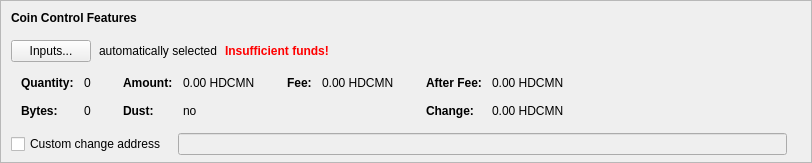
    <widget class="QFrame" name="frameCoinControl">
     <property name="sizePolicy">
      <sizepolicy hsizetype="Expanding" vsizetype="Expanding">
       <horstretch>0</horstretch>
       <verstretch>0</verstretch>
      </sizepolicy>
     </property>
     <property name="maximumSize">
      <size>
       <width>16777215</width>
       <height>16777215</height>
      </size>
     </property>
     <property name="frameShape">
      <enum>QFrame::StyledPanel</enum>
     </property>
     <property name="frameShadow">
      <enum>QFrame::Sunken</enum>
     </property>
     <layout class="QVBoxLayout" name="verticalLayoutCoinControl2">
      <property name="spacing">
       <number>0</number>
      </property>
      <property name="leftMargin">
       <number>0</number>
      </property>
      <property name="topMargin">
       <number>0</number>
      </property>
      <property name="rightMargin">
       <number>0</number>
      </property>
      <property name="bottomMargin">
       <number>6</number>
      </property>
      <item>
       <layout class="QVBoxLayout" name="verticalLayoutCoinControl" stretch="0,0,0,0,1">
        <property name="spacing">
         <number>0</number>
        </property>
        <property name="leftMargin">
         <number>10</number>
        </property>
        <property name="topMargin">
         <number>10</number>
        </property>
        <item>
         <layout class="QHBoxLayout" name="horizontalLayoutCoinControl1">
          <property name="bottomMargin">
           <number>15</number>
          </property>
          <item>
           <widget class="QLabel" name="labelCoinControlFeatures">
            <property name="sizePolicy">
             <sizepolicy hsizetype="Preferred" vsizetype="Maximum">
              <horstretch>0</horstretch>
              <verstretch>0</verstretch>
             </sizepolicy>
            </property>
            <property name="font">
             <font>
              <weight>75</weight>
              <bold>true</bold>
             </font>
            </property>
            <property name="styleSheet">
             <string notr="true">font-weight:bold;</string>
            </property>
            <property name="text">
             <string>Coin Control Features</string>
            </property>
           </widget>
          </item>
         </layout>
        </item>
        <item>
         <layout class="QHBoxLayout" name="horizontalLayoutCoinControl2" stretch="0,0,0,0">
          <property name="spacing">
           <number>8</number>
          </property>
          <property name="bottomMargin">
           <number>10</number>
          </property>
          <item>
           <widget class="QPushButton" name="pushButtonCoinControl">
            <property name="styleSheet">
             <string notr="true"/>
            </property>
            <property name="text">
             <string>Inputs...</string>
            </property>
            <property name="autoDefault">
             <bool>false</bool>
            </property>
           </widget>
          </item>
          <item>
           <widget class="QLabel" name="labelCoinControlAutomaticallySelected">
            <property name="text">
             <string>automatically selected</string>
            </property>
            <property name="margin">
             <number>5</number>
            </property>
           </widget>
          </item>
          <item>
           <widget class="QLabel" name="labelCoinControlInsuffFunds">
            <property name="font">
             <font>
              <weight>75</weight>
              <bold>true</bold>
             </font>
            </property>
            <property name="styleSheet">
             <string notr="true">color:red;font-weight:bold;</string>
            </property>
            <property name="text">
             <string>Insufficient funds!</string>
            </property>
            <property name="margin">
             <number>5</number>
            </property>
           </widget>
          </item>
          <item>
           <spacer name="horizontalSpacerCoinControl">
            <property name="orientation">
             <enum>Qt::Horizontal</enum>
            </property>
            <property name="sizeHint" stdset="0">
             <size>
              <width>40</width>
              <height>1</height>
             </size>
            </property>
           </spacer>
          </item>
         </layout>
        </item>
        <item>
         <widget class="QWidget" name="widgetCoinControl" native="true">
          <property name="sizePolicy">
           <sizepolicy hsizetype="Preferred" vsizetype="Preferred">
            <horstretch>0</horstretch>
            <verstretch>0</verstretch>
           </sizepolicy>
          </property>
          <property name="minimumSize">
           <size>
            <width>0</width>
            <height>0</height>
           </size>
          </property>
          <property name="styleSheet">
           <string notr="true"/>
          </property>
          <layout class="QHBoxLayout" name="horizontalLayoutCoinControl5">
           <property name="leftMargin">
            <number>0</number>
           </property>
           <property name="topMargin">
            <number>0</number>
           </property>
           <property name="rightMargin">
            <number>0</number>
           </property>
           <property name="bottomMargin">
            <number>0</number>
           </property>
           <item>
            <layout class="QHBoxLayout" name="horizontalLayoutCoinControl3" stretch="0,0,0,1">
             <property name="spacing">
              <number>20</number>
             </property>
             <property name="topMargin">
              <number>0</number>
             </property>
             <property name="bottomMargin">
              <number>10</number>
             </property>
             <item>
              <layout class="QFormLayout" name="formLayoutCoinControl1">
               <property name="horizontalSpacing">
                <number>10</number>
               </property>
               <property name="verticalSpacing">
                <number>14</number>
               </property>
               <property name="leftMargin">
                <number>10</number>
               </property>
               <property name="topMargin">
                <number>4</number>
               </property>
               <property name="rightMargin">
                <number>6</number>
               </property>
               <item row="0" column="0">
                <widget class="QLabel" name="labelCoinControlQuantityText">
                 <property name="font">
                  <font>
                   <weight>75</weight>
                   <bold>true</bold>
                  </font>
                 </property>
                 <property name="text">
                  <string>Quantity:</string>
                 </property>
                 <property name="margin">
                  <number>0</number>
                 </property>
                </widget>
               </item>
               <item row="0" column="1">
                <widget class="QLabel" name="labelCoinControlQuantity">
                 <property name="cursor">
                  <cursorShape>IBeamCursor</cursorShape>
                 </property>
                 <property name="contextMenuPolicy">
                  <enum>Qt::ActionsContextMenu</enum>
                 </property>
                 <property name="text">
                  <string notr="true">0</string>
                 </property>
                 <property name="margin">
                  <number>0</number>
                 </property>
                 <property name="textInteractionFlags">
                  <set>Qt::LinksAccessibleByMouse|Qt::TextSelectableByKeyboard|Qt::TextSelectableByMouse</set>
                 </property>
                </widget>
               </item>
               <item row="1" column="0">
                <widget class="QLabel" name="labelCoinControlBytesText">
                 <property name="font">
                  <font>
                   <weight>75</weight>
                   <bold>true</bold>
                  </font>
                 </property>
                 <property name="text">
                  <string>Bytes:</string>
                 </property>
                </widget>
               </item>
               <item row="1" column="1">
                <widget class="QLabel" name="labelCoinControlBytes">
                 <property name="cursor">
                  <cursorShape>IBeamCursor</cursorShape>
                 </property>
                 <property name="contextMenuPolicy">
                  <enum>Qt::ActionsContextMenu</enum>
                 </property>
                 <property name="text">
                  <string notr="true">0</string>
                 </property>
                 <property name="textInteractionFlags">
                  <set>Qt::LinksAccessibleByMouse|Qt::TextSelectableByKeyboard|Qt::TextSelectableByMouse</set>
                 </property>
                </widget>
               </item>
              </layout>
             </item>
             <item>
              <layout class="QFormLayout" name="formLayoutCoinControl2">
               <property name="horizontalSpacing">
                <number>10</number>
               </property>
               <property name="verticalSpacing">
                <number>14</number>
               </property>
               <property name="leftMargin">
                <number>6</number>
               </property>
               <property name="topMargin">
                <number>4</number>
               </property>
               <property name="rightMargin">
                <number>6</number>
               </property>
               <item row="0" column="0">
                <widget class="QLabel" name="labelCoinControlAmountText">
                 <property name="font">
                  <font>
                   <weight>75</weight>
                   <bold>true</bold>
                  </font>
                 </property>
                 <property name="text">
                  <string>Amount:</string>
                 </property>
                 <property name="margin">
                  <number>0</number>
                 </property>
                </widget>
               </item>
               <item row="0" column="1">
                <widget class="QLabel" name="labelCoinControlAmount">
                 <property name="cursor">
                  <cursorShape>IBeamCursor</cursorShape>
                 </property>
                 <property name="contextMenuPolicy">
                  <enum>Qt::ActionsContextMenu</enum>
                 </property>
                 <property name="text">
                  <string notr="true">0.00 HDCMN</string>
                 </property>
                 <property name="textInteractionFlags">
                  <set>Qt::LinksAccessibleByMouse|Qt::TextSelectableByKeyboard|Qt::TextSelectableByMouse</set>
                 </property>
                </widget>
               </item>
               <item row="1" column="0">
                <widget class="QLabel" name="labelCoinControlLowOutputText">
                 <property name="font">
                  <font>
                   <weight>75</weight>
                   <bold>true</bold>
                  </font>
                 </property>
                 <property name="text">
                  <string>Dust:</string>
                 </property>
                </widget>
               </item>
               <item row="1" column="1">
                <widget class="QLabel" name="labelCoinControlLowOutput">
                 <property name="cursor">
                  <cursorShape>IBeamCursor</cursorShape>
                 </property>
                 <property name="contextMenuPolicy">
                  <enum>Qt::ActionsContextMenu</enum>
                 </property>
                 <property name="text">
                  <string notr="true">no</string>
                 </property>
                 <property name="textInteractionFlags">
                  <set>Qt::LinksAccessibleByMouse|Qt::TextSelectableByKeyboard|Qt::TextSelectableByMouse</set>
                 </property>
                </widget>
               </item>
              </layout>
             </item>
             <item>
              <layout class="QFormLayout" name="formLayoutCoinControl3">
               <property name="horizontalSpacing">
                <number>10</number>
               </property>
               <property name="verticalSpacing">
                <number>14</number>
               </property>
               <property name="leftMargin">
                <number>6</number>
               </property>
               <property name="topMargin">
                <number>4</number>
               </property>
               <property name="rightMargin">
                <number>6</number>
               </property>
               <item row="0" column="0">
                <widget class="QLabel" name="labelCoinControlFeeText">
                 <property name="font">
                  <font>
                   <weight>75</weight>
                   <bold>true</bold>
                  </font>
                 </property>
                 <property name="text">
                  <string>Fee:</string>
                 </property>
                 <property name="margin">
                  <number>0</number>
                 </property>
                </widget>
               </item>
               <item row="0" column="1">
                <widget class="QLabel" name="labelCoinControlFee">
                 <property name="cursor">
                  <cursorShape>IBeamCursor</cursorShape>
                 </property>
                 <property name="contextMenuPolicy">
                  <enum>Qt::ActionsContextMenu</enum>
                 </property>
                 <property name="text">
                  <string notr="true">0.00 HDCMN</string>
                 </property>
                 <property name="textInteractionFlags">
                  <set>Qt::LinksAccessibleByMouse|Qt::TextSelectableByKeyboard|Qt::TextSelectableByMouse</set>
                 </property>
                </widget>
               </item>
             </layout>
             </item>
             <item>
              <layout class="QFormLayout" name="formLayoutCoinControl4">
               <property name="horizontalSpacing">
                <number>10</number>
               </property>
               <property name="verticalSpacing">
                <number>14</number>
               </property>
               <property name="leftMargin">
                <number>6</number>
               </property>
               <property name="topMargin">
                <number>4</number>
               </property>
               <property name="rightMargin">
                <number>6</number>
               </property>
               <item row="0" column="0">
                <widget class="QLabel" name="labelCoinControlAfterFeeText">
                 <property name="font">
                  <font>
                   <weight>75</weight>
                   <bold>true</bold>
                  </font>
                 </property>
                 <property name="text">
                  <string>After Fee:</string>
                 </property>
                 <property name="margin">
                  <number>0</number>
                 </property>
                </widget>
               </item>
               <item row="0" column="1">
                <widget class="QLabel" name="labelCoinControlAfterFee">
                 <property name="cursor">
                  <cursorShape>IBeamCursor</cursorShape>
                 </property>
                 <property name="contextMenuPolicy">
                  <enum>Qt::ActionsContextMenu</enum>
                 </property>
                 <property name="text">
                  <string notr="true">0.00 HDCMN</string>
                 </property>
                 <property name="textInteractionFlags">
                  <set>Qt::LinksAccessibleByMouse|Qt::TextSelectableByKeyboard|Qt::TextSelectableByMouse</set>
                 </property>
                </widget>
               </item>
               <item row="1" column="0">
                <widget class="QLabel" name="labelCoinControlChangeText">
                 <property name="font">
                  <font>
                   <weight>75</weight>
                   <bold>true</bold>
                  </font>
                 </property>
                 <property name="text">
                  <string>Change:</string>
                 </property>
                </widget>
               </item>
               <item row="1" column="1">
                <widget class="QLabel" name="labelCoinControlChange">
                 <property name="cursor">
                  <cursorShape>IBeamCursor</cursorShape>
                 </property>
                 <property name="contextMenuPolicy">
                  <enum>Qt::ActionsContextMenu</enum>
                 </property>
                 <property name="text">
                  <string notr="true">0.00 HDCMN</string>
                 </property>
                 <property name="textInteractionFlags">
                  <set>Qt::LinksAccessibleByMouse|Qt::TextSelectableByKeyboard|Qt::TextSelectableByMouse</set>
                 </property>
                </widget>
               </item>
              </layout>
             </item>
            </layout>
           </item>
          </layout>
         </widget>
        </item>
        <item>
         <layout class="QHBoxLayout" name="horizontalLayoutCoinControl4" stretch="0,0,0">
          <property name="spacing">
           <number>12</number>
          </property>
          <property name="sizeConstraint">
           <enum>QLayout::SetDefaultConstraint</enum>
          </property>
          <property name="topMargin">
           <number>5</number>
          </property>
          <property name="rightMargin">
           <number>5</number>
          </property>
          <item>
           <widget class="QCheckBox" name="checkBoxCoinControlChange">
            <property name="toolTip">
             <string>If this is activated, but the change address is empty or invalid, change will be sent to a newly generated address.</string>
            </property>
            <property name="text">
             <string>Custom change address</string>
            </property>
           </widget>
          </item>
          <item>
           <widget class="QValidatedLineEdit" name="lineEditCoinControlChange">
            <property name="enabled">
             <bool>false</bool>
            </property>
            <property name="sizePolicy">
             <sizepolicy hsizetype="Expanding" vsizetype="Fixed">
              <horstretch>0</horstretch>
              <verstretch>0</verstretch>
             </sizepolicy>
            </property>
           </widget>
          </item>
          <item>
           <widget class="QLabel" name="labelCoinControlChangeLabel">
            <property name="sizePolicy">
             <sizepolicy hsizetype="Preferred" vsizetype="Expanding">
              <horstretch>0</horstretch>
              <verstretch>0</verstretch>
             </sizepolicy>
            </property>
            <property name="minimumSize">
             <size>
              <width>0</width>
              <height>0</height>
             </size>
            </property>
            <property name="text">
             <string/>
            </property>
            <property name="margin">
             <number>3</number>
            </property>
           </widget>
          </item>
         </layout>
        </item>
        <item>
         <spacer name="verticalSpacerCoinControl">
          <property name="orientation">
           <enum>Qt::Vertical</enum>
          </property>
          <property name="sizeHint" stdset="0">
           <size>
            <width>800</width>
            <height>1</height>
           </size>
          </property>
         </spacer>
        </item>
       </layout>
      </item>
     </layout>
    </widget>
